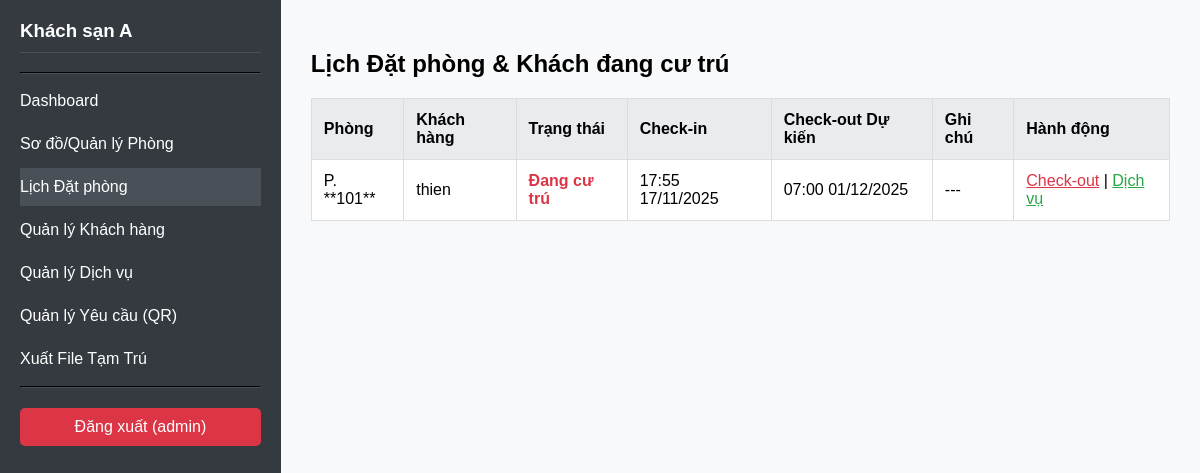
The page /reservations/calendar/ (signed in) on the database as committed earlier.
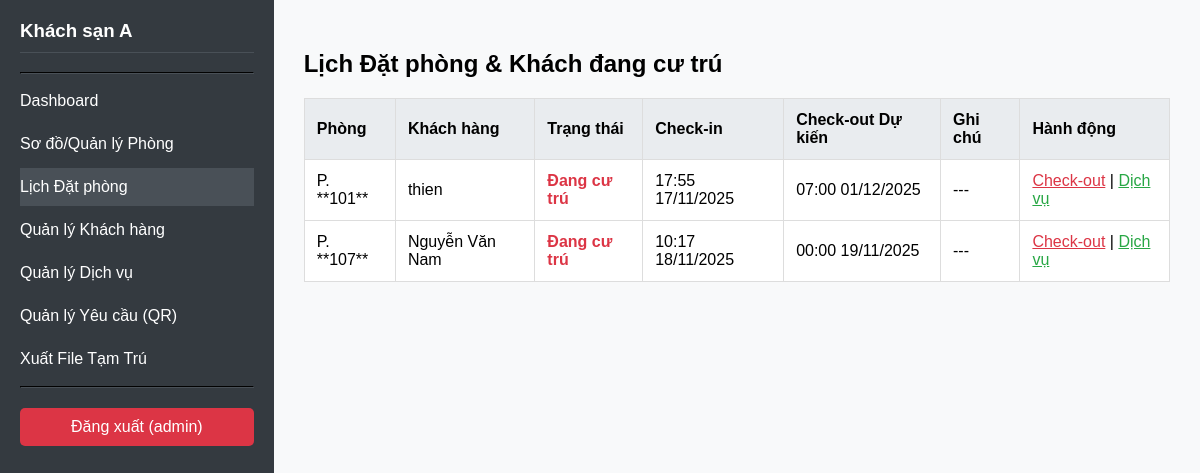
The same page on the database as committed later.
### pms/models.py (models this page shows, shortened)
class Reservation(models.Model):
    room = models.ForeignKey(Room, on_delete=models.CASCADE, verbose_name="Phòng")
    guest = models.ForeignKey(Guest, on_delete=models.CASCADE, verbose_name="Khách hàng")
    check_in_date = models.DateTimeField(verbose_name="Thời gian Check-in")
    check_out_date = models.DateTimeField(null=True, blank=True, verbose_name="Thời gian Check-out dự kiến")
    STATUS_CHOICES = [
        ('Confirmed', 'Đã xác nhận (Booking)'),
        ('Occupied', 'Đang cư trú'),
        ('Completed', 'Đã hoàn tất'),
        ('Cancelled', 'Đã hủy'),
    ]
    status = models.CharField(max_length=20, choices=STATUS_CHOICES, default='Confirmed', verbose_name="Trạng thái đặt phòng")
    note = models.TextField(blank=True, verbose_name="Ghi chú")
    created_at = models.DateTimeField(auto_now_add=True)
    class Meta:
        verbose_name = "4. Đặt phòng"
        verbose_name_plural = "4. Quản lý Đặt phòng"
        ordering = ['check_in_date']

class Room(models.Model):
    hotel = models.ForeignKey(Hotel, on_delete=models.CASCADE, verbose_name="Khách sạn")
    room_number = models.CharField(max_length=10, unique=True, verbose_name="Số Phòng")
    room_type = models.CharField(max_length=50, verbose_name="Loại Phòng")
    price_per_night = models.DecimalField(max_digits=10, decimal_places=0, default=500000, verbose_name="Giá/Đêm")
    STATUS_CHOICES = [
        ('Vacant', 'Trống (Xanh)'),
        ('Dirty', 'Cần dọn (Xám)'),
        ('Occupied', 'Đang có khách (Đỏ)'),
        ('Booked', 'Đã đặt (Vàng)'),
    ]
    status = models.CharField(max_length=20, choices=STATUS_CHOICES, default='Vacant', verbose_name="Trạng thái")
    class Meta:
        verbose_name = "2. Phòng"
        verbose_name_plural = "2. Quản lý Phòng"
        ordering = ['room_number']

class Guest(models.Model):
    full_name = models.CharField(max_length=255, verbose_name="Họ và Tên")
    dob = models.DateField(null=True, blank=True, verbose_name="Ngày sinh") # Bắt buộc cho Đăng ký tạm trú
    ID_TYPE_CHOICES = [
        ('CCCD', 'Căn cước Công dân'),
        ('CMND', 'Chứng minh Nhân dân'),
        ('PP', 'Hộ chiếu (Passport)'),
        ('OTHER', 'Khác')
    ]
    id_type = models.CharField(max_length=10, choices=ID_TYPE_CHOICES, default='CCCD', verbose_name="Loại giấy tờ")
    id_number = models.CharField(max_length=50, unique=True, verbose_name="Mã số giấy tờ") # Mã số giấy tờ (Key cho OCR)
    address = models.CharField(max_length=500, verbose_name="Địa chỉ thường trú")
    phone = models.CharField(max_length=20, null=True, blank=True, verbose_name="Số điện thoại")
    created_at = models.DateTimeField(auto_now_add=True)
    class Meta:
        verbose_name = "3. Khách hàng"
        verbose_name_plural = "3. Quản lý Khách hàng"

### pms/views.py (the view)
# urls.py: path('reservations/calendar/', views.reservation_calendar, name='reservation-calendar'),
@login_required
def reservation_calendar(request):
    reservations = Reservation.objects.filter(
        status__in=['Confirmed', 'Occupied']
    ).select_related('room', 'guest').order_by('check_in_date')
    context = {
        'page_title': 'Lịch Đặt phòng & Khách đang cư trú',
        'reservations': reservations
    }
    return render(request, 'pms/reservation_calendar.html', context)

### pms/templates/pms/reservation_calendar.html (shortened to what this page needs)
<!DOCTYPE html>
<html lang="vi">
  <head>
  </head>
  <body>
    <div class="sidebar">
        <h3>Khách sạn A</h3>
        <hr style="border-color: #495057;">
        <a href="{% url 'dashboard' %}">Dashboard</a>
        <a href="{% url 'manage-rooms' %}">Sơ đồ/Quản lý Phòng</a>
        <a href="{% url 'reservation-calendar' %}" style="background-color: #495057;">Lịch Đặt phòng</a>
        <a href="{% url 'manage-guests' %}">Quản lý Khách hàng</a> <a href="{% url 'manage-service-inventory' %}">Quản lý Dịch vụ</a>
        <a href="{% url 'manage-requests' %}">Quản lý Yêu cầu (QR)</a>
        <a href="{% url 'export-registry' %}">Xuất File Tạm Trú</a>
        <hr style="border-color: #495057;">
        <a href="{% url 'logout' %}" class="logout-link">Đăng xuất ({{ user.username }})</a>
    </div>
    <div class="content">
      <h2>{{ page_title }}</h2>
      <table>
        <thead>
          <tr>
            <th>Phòng</th>
            <th>Khách hàng</th>
            <th>Trạng thái</th>
            <th>Check-in</th>
            <th>Check-out Dự kiến</th>
            <th>Ghi chú</th>
            <th>Hành động</th>
          </tr>
        </thead>
        <tbody>
          {% for res in reservations %}
          <tr>
            <td>P. **{{ res.room.room_number }}**</td>
            <td>{{ res.guest.full_name }}</td>
            <td class="status-{{ res.status }}">
                {{ res.get_status_display }}
            </td>
            <td>{{ res.check_in_date|date:"H:i d/m/Y" }}</td>
            <td>
                {% if res.check_out_date %}
                    {{ res.check_out_date|date:"H:i d/m/Y" }}
                {% else %}
                    (Chưa xác định)
                {% endif %}
            </td>
            <td>{{ res.note|default:"---" }}</td>
            <td>
                {% if res.status == 'Confirmed' %}
                    <a href="{% url 'perform-check-in' res.id %}" style="color: #007bff;">Check-in</a>
                {% elif res.status == 'Occupied' %}
                    <a href="{% url 'perform-check-out' res.id %}" style="color: #dc3545;">Check-out</a> |
                    <a href="{% url 'manage-room-services' res.id %}" style="color: #28a745;">Dịch vụ</a>
                {% endif %}
            </td>
          </tr>
          {% empty %}
          <tr>
            <td colspan="7">Không có Booking hoặc khách đang ở nào.</td>
          </tr>
          {% endfor %}
        </tbody>
      </table>
    </div>
  </body>
</html>

### pms/templates/pms/reservation_calendar.html (style rules this page uses)
body { font-family: sans-serif; margin: 0; display: flex; }
.sidebar { width: 250px; background-color: #343a40; color: white; padding: 20px; min-height: 100vh; }
.sidebar h3 { margin-top: 0; border-bottom: 1px solid #495057; padding-bottom: 10px; }
.sidebar a { color: white; text-decoration: none; display: block; padding: 10px 0; margin-bottom: 5px; }
.content { flex-grow: 1; padding: 30px; background-color: #f8f9fa; }
table { width: 100%; border-collapse: collapse; margin-top: 20px; background-color: white; }
th, td { border: 1px solid #ddd; padding: 12px; text-align: left; }
th { background-color: #e9ecef; }
.status-Occupied { color: #dc3545; font-weight: bold; }
.logout-link { background-color: #dc3545; text-align: center; border-radius: 5px; margin-top: 20px; }

Rows that differ between the two databases and show on the page:
added Reservation: room.room_number "107", guest.full_name "Nguyễn Văn Nam", status "Đang cư trú", check_in_date "10:17 18/11/2025", check_out_date "00:00 19/11/2025", note "---", shows "Check-out"
